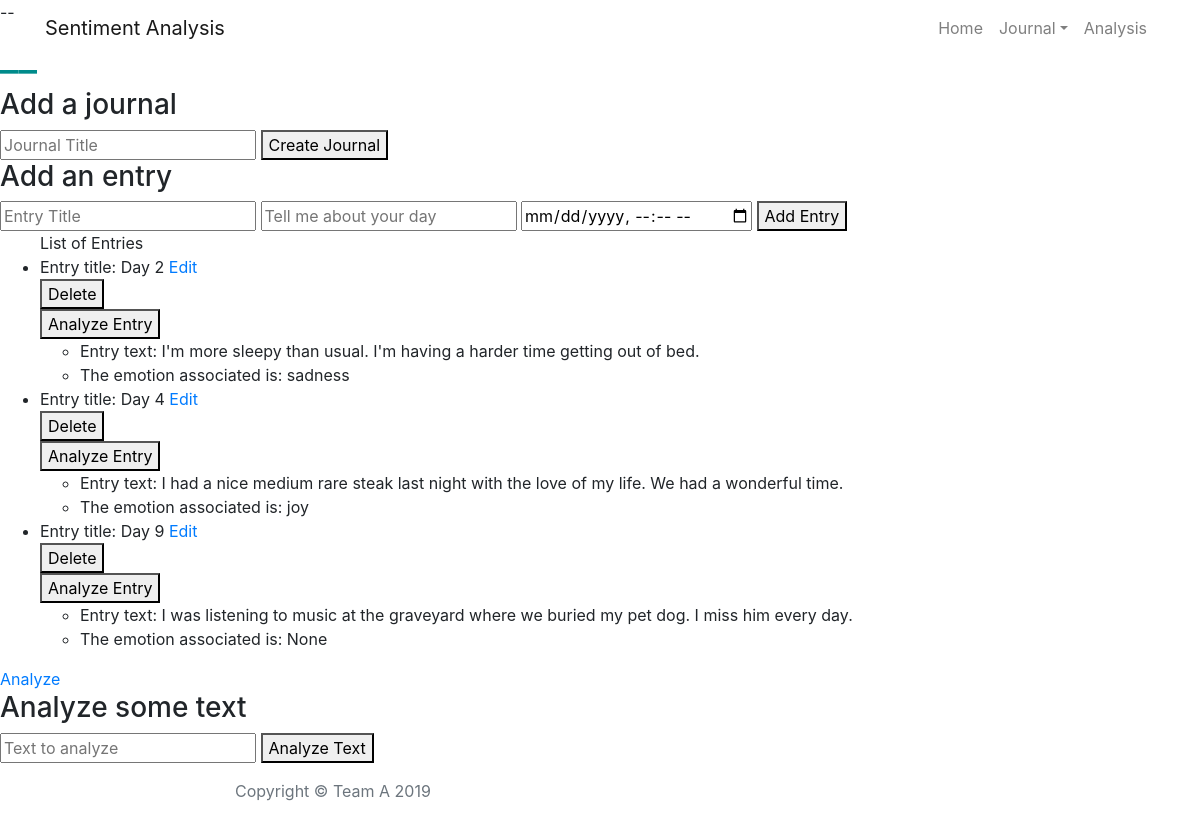
Page /journal on the committed database.
### app/main/models.py (models this page shows)
class JournalEntry(db.Model):
    __tablename__ = "JournalEntry"
    EntryID = db.Column(db.Integer, primary_key=True, nullable = False, autoincrement = True)
    EntryTitle = db.Column(db.String)
    EntryText = db.Column(db.String)
    Date_Time = db.Column(db.DateTime)
    EntryEmotion = db.Column(db.String)
    J_ID = db.Column(db.Integer, db.ForeignKey('Journal.JournalID'), nullable = False)

### app/main/routes.py (the view)
@bp.route('/journal', methods = ['GET', 'POST'])
def journal():
    entries = JournalEntry.query.all()
    return render_template('journal.html', entries = entries)

### app/main/templates/journal.html (shortened to what this page needs)
{% extends 'template.html' %}{% block content %}
<!DOCTYPE html>
<html>
<head>
</head>
<body>
    <h3>Add a journal</h3>
    <form action="{{url_for('main.create_journal')}}" method="post">
        <input type="text" name="title" placeholder="Journal Title">
        <button type="submit"> Create Journal </button>
    </form>
    <div class="journal-entry">
        <h3>Add an entry</h3>
        <form action="{{url_for('main.add', JournalID = 1 )}}" method="POST">
            <input type="text" name="title" placeholder="Entry Title">
            <input type="text" name="entry" placeholder="Tell me about your day">
            <input type="datetime-local" name="datetime" placeholder="datetime-local">
            <button type="submit" action="{{url_for('main.add', JournalID = 1)}}"> Add Entry </button>
        </form>
    </div>
    <ul>List of Entries
        {% for entry in entries %}
        <li>Entry title: {{entry.EntryTitle}} <a type="button"
                href="{{url_for('main.edit' , EntryID = entry.EntryID )}}">Edit </a>
            <form name="formtext" method="DELETE" action="{{url_for('main.delete', EntryID = entry.EntryID)}}">
                <button type="submit" action="{{url_for('main.delete', EntryID = entry.EntryID)}}">Delete</button>
            </form>
            <form name="analyze" method="POST" action="{{url_for('main.analyze_entry', EntryID = entry.EntryID)}}">
                <button type="submit" action="{{url_for('main.analyze_entry', EntryID = entry.EntryID)}}">Analyze Entry</button>
            </form>
        </li>
        <ul>
            <li>Entry text: {{entry.EntryText}} </li>
            <li>The emotion associated is: {{entry.EntryEmotion}}</li>
        </ul>
        {% endfor %}
    </ul>
    <a type = "button" href = "{{url_for('main.analyze_text')}}">Analyze</a>
    <div class="journal-entry">
        <h3>Analyze some text</h3>
        <form action="{{url_for('main.analyze_text')}}" method="post">
            <input type="text" name="entry" placeholder="Text to analyze">
            <button type="submit" action = "{{url_for('main.analyze_text')}}"> Analyze Text </button>
        </form>
    </div>
</body>
</html>{% endblock %}

### app/main/templates/template.html (shortened to what this page needs)
<!DOCTYPE html>
<html lang="en">
<head>
  <link rel="stylesheet" href="https://maxcdn.bootstrapcdn.com/bootstrap/4.0.0/css/bootstrap.min.css"> --
  <link rel="app/main/templates/vendor/bootstrap/css/bootstrap.min.css" rel="stylesheet">
  <link rel="vendor/fontawesome-free/css/all.min.css" rel="stylesheet" type="text/css">
  <link rel="app/main/templates/css/template.min.css" rel="stylesheet">
</head>
<body>
  <nav class="navbar navbar-expand-lg navbar-light fixed-top" id="mainNav">
    <div class="container">
      <a class="navbar-brand" href="index.html">Sentiment Analysis</a>
      <div class="collapse navbar-collapse" id="navbarResponsive">
        <ul class="navbar-nav ml-auto">
          <li class="nav-item">
            <a class="nav-link" href="index.html">Home</a>
          </li>
          <li class="nav-item dropdown">
            <a class="nav-link dropdown-toggle" href="#" id="navbarDropdown" role="button" data-toggle="dropdown" aria-haspopup="true" aria-expanded="false">
              Journal</a>
              </li>
          <li class="nav-item">
            <a class="nav-link" href="journal.html">Analysis</a>
          </li>
        </ul>
      </div>
    </div>
  </nav>
  <header class="masthead" style="background-image: url('img/home-bg.png')">
    <div class="container">
      <div class="row">
        <div class="col-lg-8 col-md-10 mx-auto">
        </div>
      </div>
    </div>
  </header>
  <h1 style="color:darkcyan"> __  </h1>
  {% block content %}
{% endblock %}
    <div class="container">
      <div class="row">
        <div class="col-lg-8 col-md-10 mx-auto">
          <p class="copyright text-muted">Copyright &copy; Team A  2019</p>
        </div>
      </div>
    </div>
</body>
</html>

### rows in the picture
JournalEntry: EntryTitle "Day 2", EntryText "I'm more sleepy than usual. I'm having a harder time getting out of bed.", EntryEmotion "sadness"
JournalEntry: EntryTitle "Day 4", EntryText "I had a nice medium rare steak last night with the love of my life. We had a wonderful time.", EntryEmotion "joy"
JournalEntry: EntryTitle "Day 9", EntryText "I was listening to music at the graveyard where we buried my pet dog. I miss him every day.", EntryEmotion "None"
